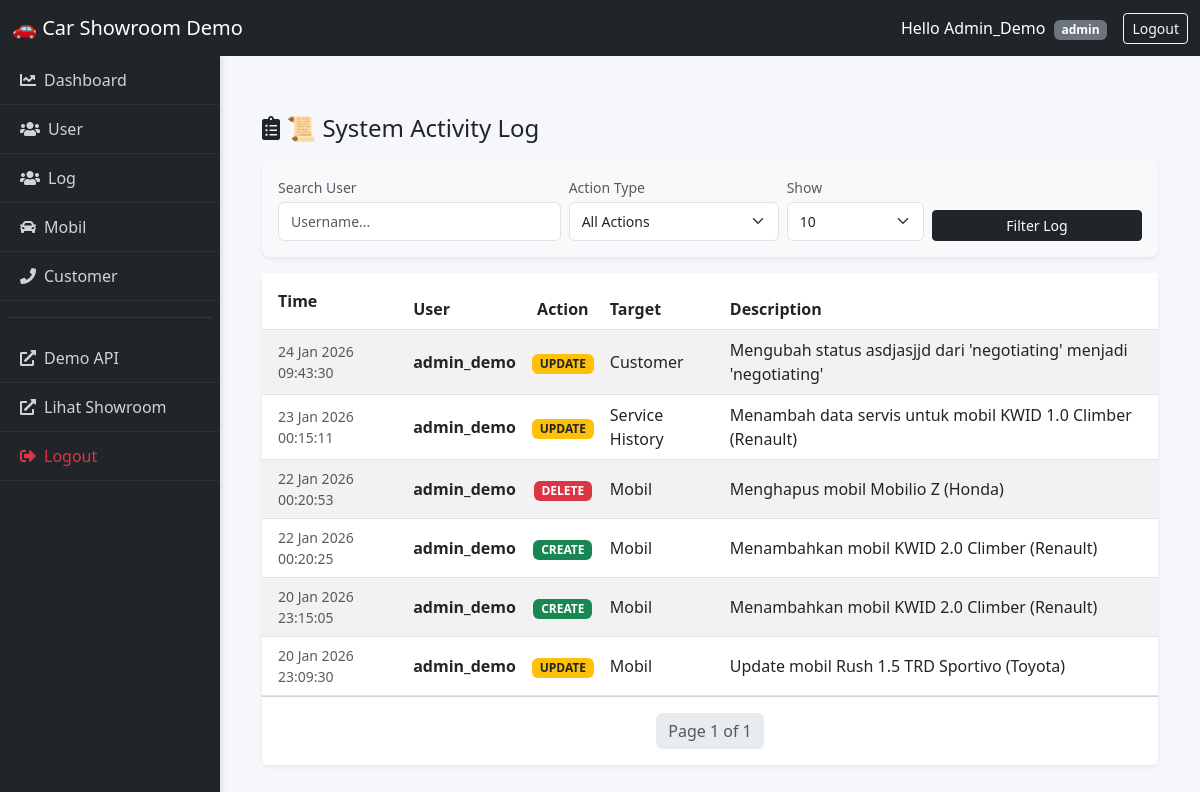
/demo/dashboard/logs/ (signed in), run on an earlier commit of the app's database.
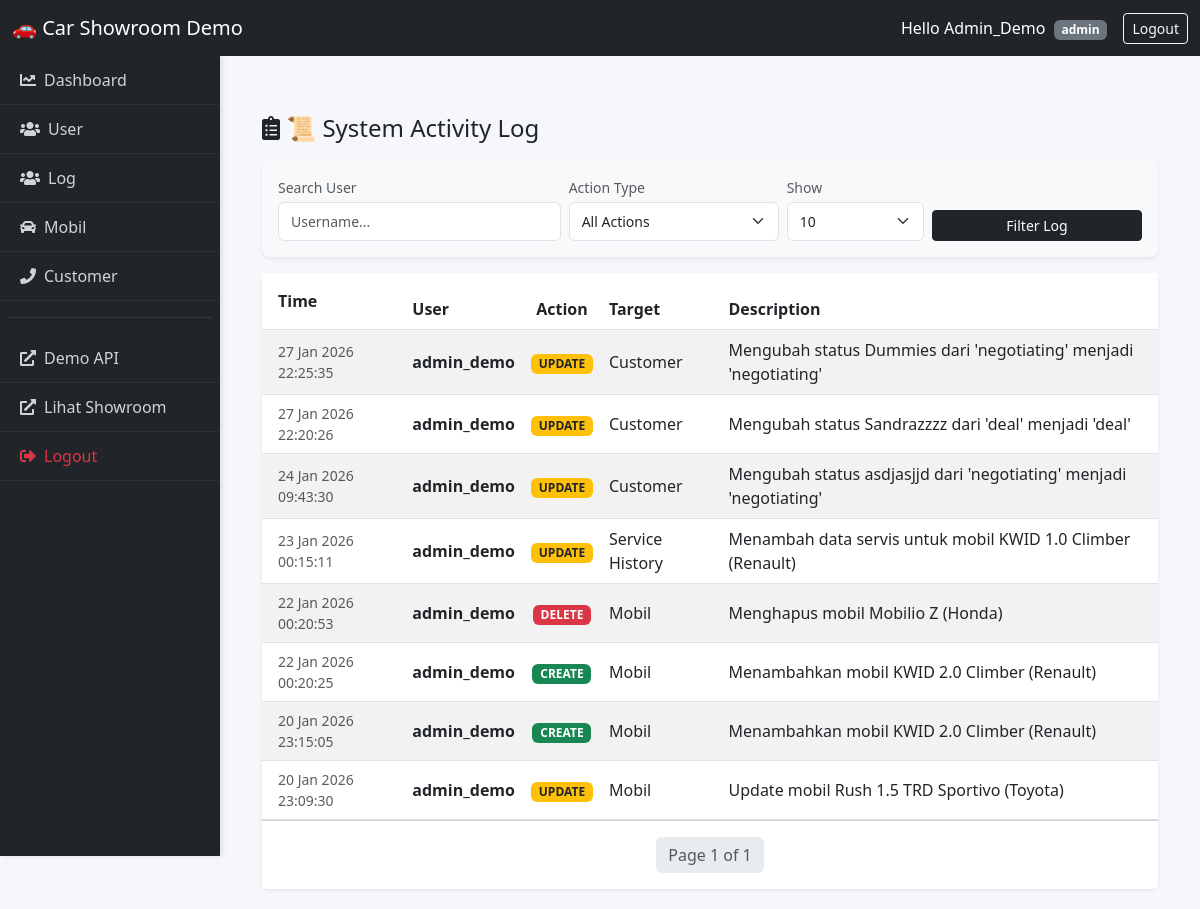
And on a later commit of the database.
### activity_log/models.py (models this page shows, shortened)
class UserLog(models.Model):
    ACTION_CHOICES = [
        ('CREATE', 'Create Data'),
        ('UPDATE', 'Update Data'),
        ('DELETE', 'Delete Data'),
        ('LOGIN', 'Login System'),
        ('LOGOUT', 'Logout System'),
    ]
    user = models.ForeignKey(User, on_delete=models.SET_NULL, null=True)
    action = models.CharField(max_length=20, choices=ACTION_CHOICES)
    target_model = models.CharField(max_length=50) # Misal: "Mobil", "Customer"
    description = models.TextField() # Detail : "Menambahkan mobil Honda Jazz"
    timestamp = models.DateTimeField(auto_now_add=True) # Otomatis isi waktu sekarang

### users/models.py (models this page shows, shortened)
class User(AbstractUser):
    ROLE_CHOICES = (
        ("admin", "Admin"),
        ("salesperson", "Salesperson"),
        ("customer", "Customer"),
    )
    role = models.CharField(max_length=20, choices=ROLE_CHOICES, default="customer")

### activity_log/views.py (the view)
# urls.py: path('dashboard/logs/', dashboard_log, name='dashboard_log_list'),
@login_required
def dashboard_log(request):
    if request.user.role != 'admin':
        return redirect('demo_dashboard')
    logs_data = UserLog.objects.select_related('user').all().order_by('-id')
    search_user = request.GET.get('q')
    if search_user:
        logs_data = logs_data.filter(user__username__icontains=search_user)
    selected_action = request.GET.get('action')
    if selected_action:
        logs_data = logs_data.filter(action__iexact=selected_action)
    items_per_page = request.GET.get('paginate_by', 10) # Defautl 10
    try :
        items_per_page = int(items_per_page)
    except ValueError:
        items_per_page = 10
    paginator = Paginator(logs_data, items_per_page)
    page_number = request.GET.get('page')
    page_obj = paginator.get_page(page_number)
    action_list = ['CREATE',
                   'UPDATE',
                   'DELETE',
                   'LOGIN',
                   'LOGOUT']
    context = {
        'logs' : page_obj,
        'items_per_page' : items_per_page,
        'search_user' : search_user,
        'selected_action' : selected_action,
        'action_list' : action_list
    }
    return render(request, 'activity_log.html', context)

### activity_log/templates/activity_log.html (shortened to what this page needs)
{% extends 'demo/base.html' %}
{% block content %}
<div class="container-fluid mt-4">
    <div class="d-flex justify-content-between align-items-center mb-3">
        <h4 class="m-0 text-dark"><i class="fas fa-clipboard-list"></i> 📜 System Activity Log</h4>
    </div>
    <div class="card shadow-sm border-0 mb-3 bg-light">
        <div class="card-body py-3">
            <form method="get" class="row g-2 align-items-end">
                <div class="col-md-4">
                    <label class="form-label small text-muted mb-1">Search User</label>
                    <input type="text" name="q" class="form-control form-control-sm" placeholder="Username..." value="{{ search_user|default:'' }}">
                </div>
                <div class="col-md-3">
                    <label class="form-label small text-muted mb-1">Action Type</label>
                    <select name="action" class="form-select form-select-sm">
                        <option value="">All Actions</option>
                    </select>
                </div>
                <div class="col-md-2">
                    <label class="form-label small text-muted mb-1">Show</label>
                    <select name="paginate_by" class="form-select form-select-sm">
                        <option value="10" {% if items_per_page == 10 %}selected{% endif %}>10</option>
                    </select>
                </div>
                <div class="col-md-3">
                    <button type="submit" class="btn btn-dark btn-sm w-100">Filter Log</button>
                </div>
            </form>
        </div>
    </div>
    <div class="card shadow-sm border-0">
        <div class="table-responsive">
            <table class="table table-hover table-striped align-middle mb-0">
                <thead class="bg-dark text-white">
                    <tr>
                        <th class="py-3 ps-3">Time</th>
                        <th>User</th>
                        <th class="text-center">Action</th>
                        <th>Target</th>
                        <th>Description</th>
                    </tr>
                </thead>
                <tbody>
                    {% for log in logs %}
                    <tr>
                        <td class="ps-3 text-muted small">{{ log.timestamp|date:"d M Y H:i:s" }}</td>
                        <td class="fw-bold">{{ log.user.username }}</td>
                        <td class="text-center">
                            {% if log.action == 'CREATE' %}
                                <span class="badge bg-success">CREATE</span>
                            {% elif log.action == 'UPDATE' %}
                                <span class="badge bg-warning text-dark">UPDATE</span>
                            {% elif log.action == 'DELETE' %}
                                <span class="badge bg-danger">DELETE</span>
                            {% else %}
                                <span class="badge bg-secondary">{{ log.action }}</span>
                            {% endif %}
                        </td>
                        <td>{{ log.target_model }}</td>
                        <td>{{ log.description }}</td>
                    </tr>
                    {% empty %}
                    <tr>
                        <td colspan="5" class="text-center py-4 text-muted">Belum ada aktivitas tercatat.</td>
                    </tr>
                    {% endfor %}
                </tbody>
            </table>
        </div>
        <div class="card-footer bg-white py-3">
             <nav aria-label="Page navigation">
                <ul class="pagination justify-content-center m-0">
                    <li class="page-item disabled"><span class="page-link border-0">Page {{ logs.number }} of {{ logs.paginator.num_pages }}</span></li>
                </ul>
            </nav>
        </div>
    </div>
</div>
{% endblock %}

What changed in the data, as far as the page shows it:
added UserLog: timestamp "27 Jan 2026 22:25:35", user.username "admin_demo", action "UPDATE", target_model "Customer", description "Mengubah status Dummies dari 'negotiating' menjadi 'negotiating'"
added UserLog: timestamp "27 Jan 2026 22:20:26", user.username "admin_demo", action "UPDATE", target_model "Customer", description "Mengubah status Sandrazzzz dari 'deal' menjadi 'deal'"
